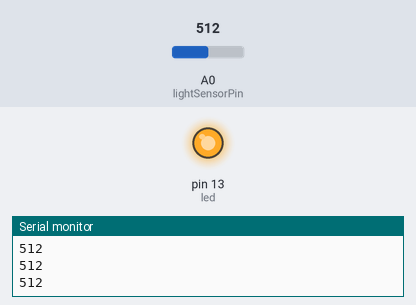
The sketch below on a simulated Arduino Uno, built with avr-gcc and run on an emulated ATmega328P. Parts: output pins drawn as LEDs (lit = HIGH), the last lines printed to the serial monitor. Inputs (shaded band) come from the test bench; at power-on: A0 (lightSensorPin) = 512.

Above: at 1.3 s.
1.4 s: A0 (lightSensorPin) set to 484
At 2.5 s:
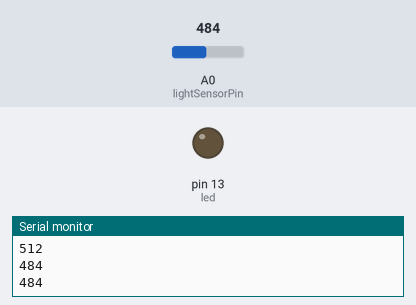
3.0 s: A0 (lightSensorPin) set to 510
At 3.7 s:
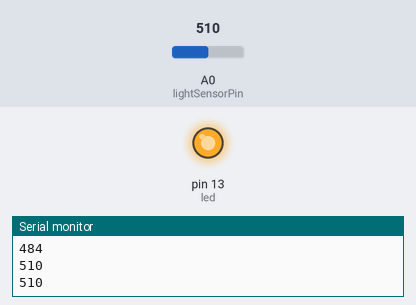
4.5 s: A0 (lightSensorPin) set to 490
At 4.9 s:
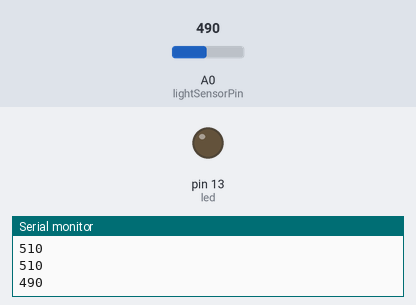
Timing chart, 0 to 7.5 s (numbered marks = the images above; inputs shaded):
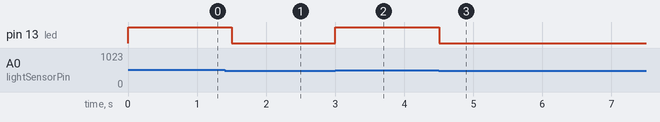

Measured:
- the behaviour switches between 501 and 500 on A0 (lightSensorPin) (found by bisection; images 0 and 1)
- after the input at 1.4 s, pin 13 (led): HIGH → LOW after 0.10 s
- after the input at 3.0 s, pin 13 (led): LOW → HIGH at once
- after the input at 4.5 s, pin 13 (led): HIGH → LOW at once

The sketch:

sketch_may13a.ino
```cpp
int lightSensorPin = A0;  // Pin connected to the light sensor
int lightLevel;           // Variable to store the light level
int led = 13;             // Pin connected to the LED

void setup() {
  Serial.begin(9600);       // Initialize serial communication at 9600 baud
  pinMode(lightSensorPin, INPUT);  // Set the light sensor pin as input
  pinMode(led, OUTPUT);            // Set the LED pin as output
}


void loop() {
  lightLevel = analogRead(lightSensorPin);  // Read the light level from the sensor
  Serial.println(lightLevel);              // Print the light level to the serial monitor

  // Turn on the LED if it's dark (light level is low)
  if (lightLevel <= 500) {
    digitalWrite(led, LOW);  // Turn the LED off
  } else {
    digitalWrite(led, HIGH);   // Turn the LED on
  }

  delay(500);  // Wait for 500 milliseconds before the next loop
}
```
